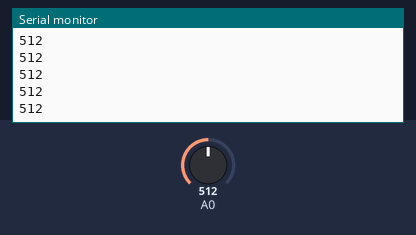
Bench run of a sketch on a simulated Arduino Uno, built with avr-gcc and run on an emulated ATmega328P. Shown: the last lines printed to the serial monitor. The inputs (shaded band) are chosen by the test bench; at power-on: A0 = 512.

Above: at 1.2 s.
1.3 s: A0 set to 716
At 2.3 s:
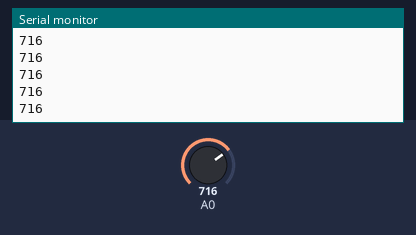
2.8 s: A0 set to 900
At 3.5 s:
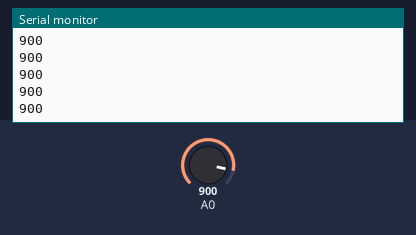
Timing chart, 0 to 5.8 s (numbered marks = the images above; inputs shaded):
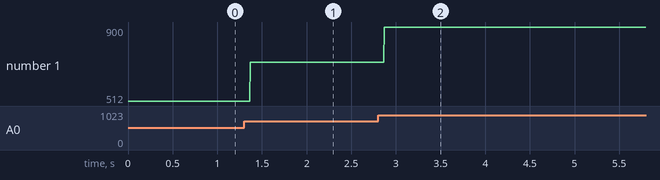

Measured:
- after the input at 1.3 s, the serial monitor: prints a new line after 0.07 s (image 1)
- after the input at 2.8 s, the serial monitor: prints a new line after 0.07 s (image 2)
- plotted number 1: 512 → 716 after the input at 1.3 s, 716 → 900 after the input at 2.8 s

The sketch:

Test.ino
```cpp
int Value;
void setup() {
  // put your setup code here, to run once:
  Serial.begin(9600);
  //pinMode (A0,OUTPUT);

}

void loop() {
  // put your main code here, to run repeatedly:
  Value = analogRead(A0);
  Serial.println( Value);

}
```
